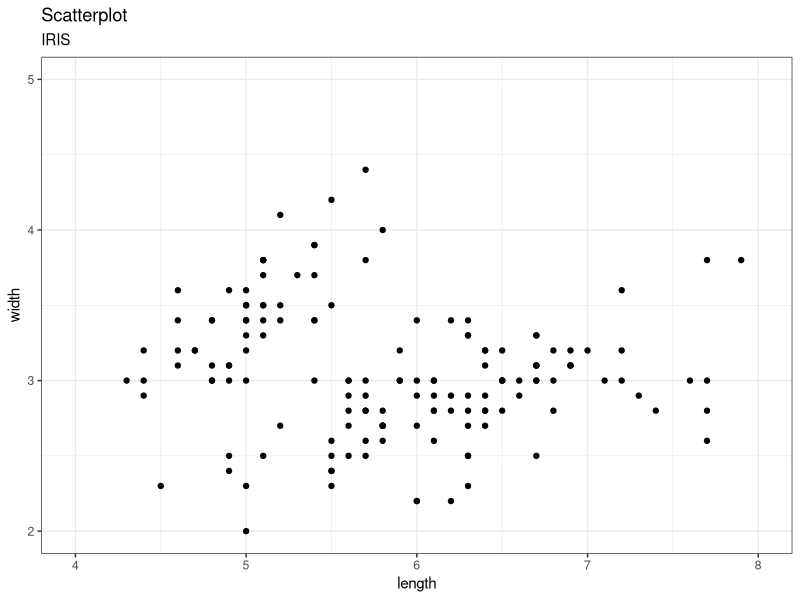

Reproduce this figure in R.
library(ggplot2)

iris <- iris
str(iris)

theme_set(theme_bw())
ggplot(data=iris, aes(x=Sepal.Length, y=Sepal.Width)) +
  geom_point() +
  xlim(4,8) +
  ylim(2,5) +
  labs(subtitle = "IRIS", y="width", x="length", title="Scatterplot")
